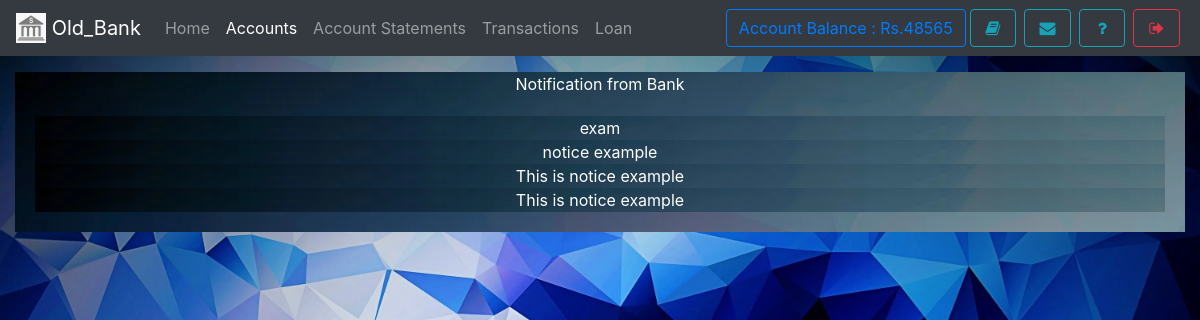
Screenshot of /notice.php (signed in) with the database file from the repository.
### tables this page shows
CREATE TABLE `useraccounts` (
  `id` int(11) NOT NULL,
  `email` text NOT NULL,
  `password` text NOT NULL,
  `name` varchar(111) NOT NULL,
  `balance` varchar(111) NOT NULL,
  `cnic` varchar(111) NOT NULL,
  `number` varchar(111) NOT NULL,
  `city` varchar(111) NOT NULL,
  `address` varchar(111) NOT NULL,
  `source` varchar(111) NOT NULL,
  `accountNo` varchar(111) NOT NULL,
  `branch` varchar(111) NOT NULL,
  `accountType` varchar(111) NOT NULL,
  `date` timestamp NOT NULL DEFAULT current_timestamp(),
  `panNo` varchar(10) NOT NULL,
  `nationName` varchar(10) NOT NULL
);

CREATE TABLE `notice` (
  `id` int(11) NOT NULL,
  `userId` varchar(111) NOT NULL,
  `notice` text NOT NULL,
  `date` timestamp NOT NULL DEFAULT current_timestamp()
);

### assets/db.php (called while the page is built, shortened)
<?php
    $con = new mysqli('localhost','root','','mybank');
    $uid = '';
    if(isset($_SESSION['userId']))
    $uid = $_SESSION['userId'];
    if(!empty($uid)){
      $ar = $con->query("select * from userAccounts,branch where id = '{$uid}' AND userAccounts.branch = branch.branchId");
      $userData = $ar->fetch_assoc();
    }
?>

### notice.php (the view, shortened to what this page needs)
<!DOCTYPE html>
<html>
<head>
  <?php require 'assets/autoloader.php'; ?>
  <?php require 'assets/db.php'; ?>
  <?php require 'assets/function.php'; ?>
</head>
<body style="background: url(images/bg.jpg);background-size: 100%">
<nav class="navbar navbar-expand-lg navbar-dark bg-dark fixed-top">
 <a class="navbar-brand" href="#">
    <img src="images/logo.png" style="object-fit:cover;object-position:center center" width="30" height="30" class="d-inline-block align-top" alt="">
   <?php echo bankname; ?>
  </a>
  <div class="collapse navbar-collapse" id="navbarSupportedContent">
    <ul class="navbar-nav mr-auto">
      <li class="nav-item ">
        <a class="nav-link " href="index.php">Home <span class="sr-only">(current)</span></a>
      </li>
      <li class="nav-item active ">  <a class="nav-link" href="accounts.php">Accounts</a></li>
      <li class="nav-item ">  <a class="nav-link" href="statements.php">Account Statements</a></li>
      <li class="nav-item ">  <a class="nav-link" href="transfer.php">Transactions</a></li>
      <li class="nav-item ">  <a class="nav-link" href="loan.php">Loan</a></li>
    </ul>
    <?php include 'sideButton.php'; ?>
  </div>
</nav><br><br><br>
<div class="container-fluid">
  <div class="background text-white text-center">
    Notification from Bank
  <div class="card-body">
    <?php
      $array = $con->query("select * from notice where userId = '$_SESSION[userId]' order by date desc");
      if ($array->num_rows > 0)
      {
        while ($row = $array->fetch_assoc())
        {
          echo "<div class='background text-white'>$row[notice]</div>";
        }
      }
      else
        echo "<div class='alert alert-info'>Notice box empty</div>";
     ?>
  </div>
</div>
</div>
</body>
</html>

### sideButton.php
<form class="form-inline my-2 my-lg-0">
        <a href="" class="btn btn-outline-primary" data-toggle="tooltip" title="Your current Account Balance">Account Balance : Rs.<?php echo $userData['balance']; ?></a>
        <a href="accounts.php" data-toggle="tooltip" title="Account Information" class="btn btn-outline-info mx-1" ><i class="fa fa-book fa-fw"></i></a>
        <a href="notice.php" data-toggle="tooltip" title="View Notice" class="btn btn-outline-info mx-1" ><i class="fa fa-envelope fa-fw"></i></a>
        <a href="feedback.php" data-toggle="tooltip" title="Help?" class="btn btn-outline-info mx-1" ><i class="fa fa-question fa-fw"></i></a>
        <a href="logout.php" data-toggle="tooltip" title="Logout" class="btn btn-outline-danger mx-1" ><i class="fa fa-sign-out fa-fw"></i></a>
</form>

### notice.php (style rules this page uses)
div.background { background: url(images/bg.jpg) repeat; border: 2px ; }

### rows the page displays
useraccounts: balance "48565"
notice: notice "exam"
notice: notice "notice example"
notice: notice "This is notice example"
notice: notice "This is notice example"

### other values shown
bankname "Old_Bank"
